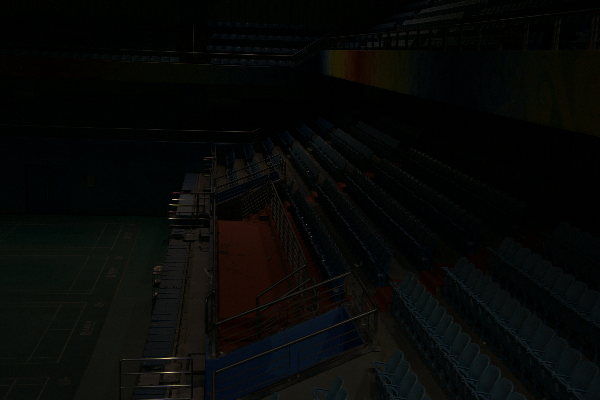
#> input picture data/lol_dataset/eval15/low/778.png, 600 x 400 px
$ python SSR1.py
#> lines starting #> are read from the running program, lines starting #| are printed output that depends on the picture
#> further down, img is the input picture: shape (400, 600, 3); mean B, G, R 6.8, 8.2, 7
#!/usr/bin/env python3
"""
Single-Scale Retinex (SSR) з необов’язковими метриками SSIM та PSNR.
Усе налаштовується константами нижче.
"""

from pathlib import Path

import cv2
import numpy as np
from skimage.metrics import structural_similarity as ssim
from skimage.metrics import peak_signal_noise_ratio as psnr


# ──────────────────────────── К О Н С Т А Н Т И ───────────────────────────────
# INPUT_IMAGE  = Path("data/singles/Dark-Image1.png")         # вихідне зображення
# OUTPUT_IMAGE = Path("output/singles/output1_ssr100.jpg")    # куди зберегти результат

INPUT_IMAGE  = Path("data/lol_dataset/eval15/low/778.png")
OUTPUT_IMAGE = Path("output/lol_dataset/output778_ssr100.jpg")

SIGMA        = 100
REF_IMAGE    = Path("data/lol_dataset/eval15/high/778.png")                      # напр. Path("gt.jpg") або None
# ──────────────────────────────────────────────────────────────────────────────


def single_scale_retinex(img_bgr: np.ndarray, sigma: float = 15.0) -> np.ndarray:
    """Повертає SSR-зображення (uint8, 0-255) для вхідного BGR-зображення."""
#> called with sigma = 100
    img_float = img_bgr.astype(np.float32) + 1e-8           # запобігаємо log(0)
    blur = cv2.GaussianBlur(img_float, (0, 0), sigmaX=sigma)
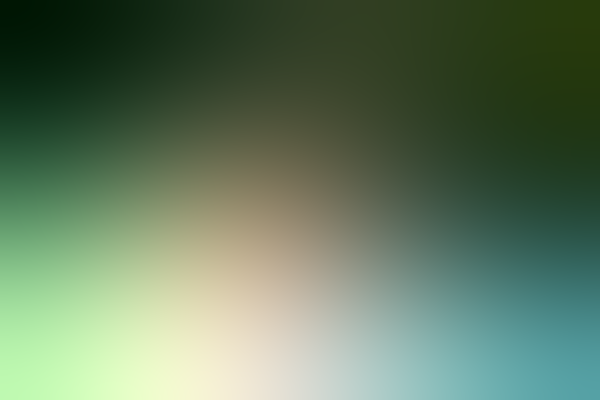
#> blur: shape (400, 600, 3) float32; mean B, G, R 6.76, 8.18, 6.97; drawn with min black and max white

    # логарифмічне відношення (можна замінити на img_float / blur)
    retinex = np.log(img_float) - np.log(blur)
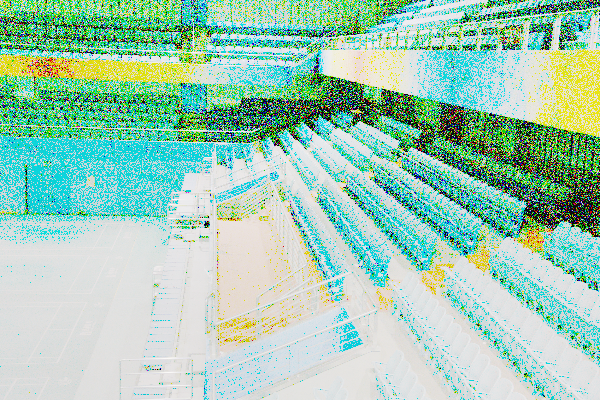
#> retinex: shape (400, 600, 3) float32; mean B, G, R -3.78, -1.78, -5.87; drawn with min black and max white

    # нормалізація до [0, 255] і повернення uint8
    retinex_norm = cv2.normalize(retinex, None, 0, 255, cv2.NORM_MINMAX)
    return retinex_norm.astype(np.uint8)
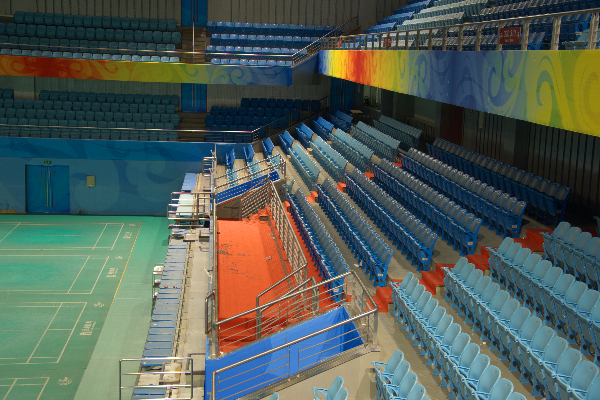
#> input picture data/lol_dataset/eval15/high/778.png, 600 x 400 px
#> further down, ref_img is the input picture: shape (400, 600, 3); mean B, G, R 87.4, 93.7, 80.7


def calc_metrics(target: np.ndarray, reference: np.ndarray) -> tuple[float, float]:
    """Повертає (SSIM, PSNR) між двома BGR-зображеннями однакового розміру."""
    if target.shape != reference.shape:
        raise ValueError("Розміри зображень не збігаються.")

    # у float64 [0,1] для skimage
    t = target.astype(np.float64) / 255.0
    r = reference.astype(np.float64) / 255.0

    ssim_vals = [ssim(r[..., ch], t[..., ch], data_range=1.0) for ch in range(3)]
#> ssim_vals = [0.291, 0.345, 0.238]
    psnr_vals = [psnr(r[..., ch], t[..., ch], data_range=1.0) for ch in range(3)]
#> psnr_vals = [7, 6.49, 7.47]
    return float(np.mean(ssim_vals)), float(np.mean(psnr_vals))


if __name__ == "__main__":
    # 1. зчитуємо вхід
    img = cv2.imread(str(INPUT_IMAGE), cv2.IMREAD_COLOR)
    if img is None:
        raise FileNotFoundError(f"Не вдалося відкрити {INPUT_IMAGE}")

    # 2. застосовуємо SSR
    result = single_scale_retinex(img, sigma=SIGMA)
    cv2.imwrite(str(OUTPUT_IMAGE), result)
    print(f"SSR-зображення збережено → {OUTPUT_IMAGE}")

    # 3. метрики, якщо задано еталон
    if REF_IMAGE:
        ref_img = cv2.imread(str(REF_IMAGE), cv2.IMREAD_COLOR)
        if ref_img is None:
            raise FileNotFoundError(f"Не вдалося відкрити {REF_IMAGE}")

        ssim_val, psnr_val = calc_metrics(result, ref_img)
#> ssim_val = 0.291; psnr_val = 6.99
        print(f"SSIM: {ssim_val:.4f}")
#| SSIM: 0.2914
        print(f"PSNR: {psnr_val:.2f} дБ")
#| PSNR: 6.99 дБ
